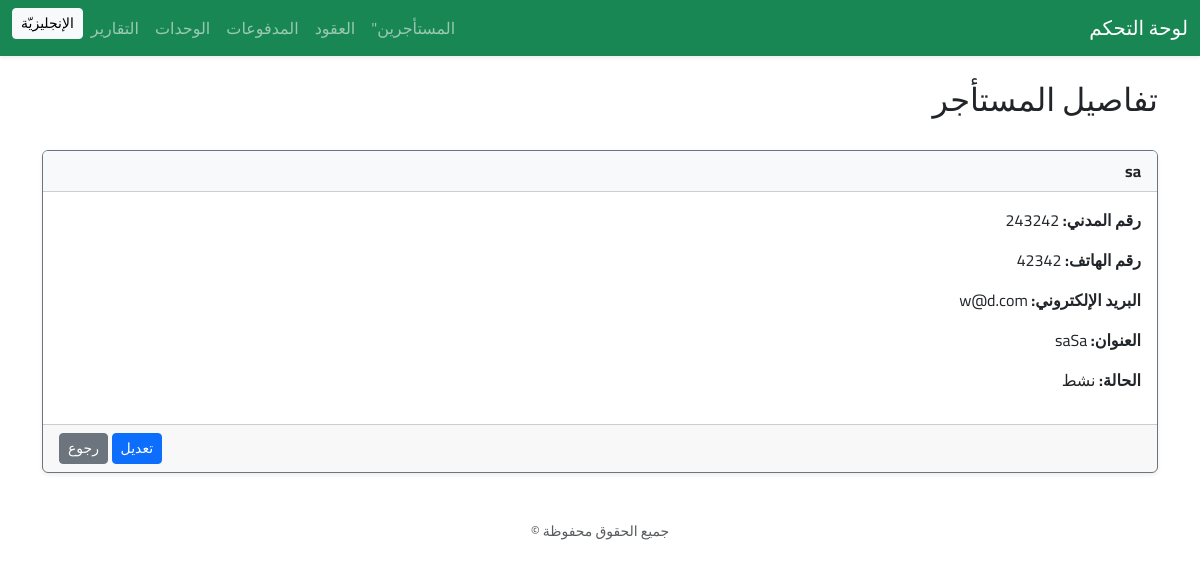
Page /tenants/1/ on the committed database.
### tenants/models.py (models this page shows, shortened)
class Tenant(models.Model):
  full_name = models.CharField(
    max_length=255,
    verbose_name=_("الاسم الكامل")
  )
  national_id = models.CharField(
    max_length=20,
    verbose_name=_("الرقم المدني / الهوية")
  )
  phone = models.CharField(
    max_length=20,
    verbose_name=_("رقم الهاتف")
  )
  email = models.EmailField(
    blank=True,
    null=True,
    max_length=255,
    verbose_name=_("البريد الالكتروني")
  )
  address = models.TextField(
    blank=True,
    null=True,
    verbose_name=_("العنوان")
  )
  photo_id = models.ImageField(
    upload_to='tenants_ids/',
    blank=True,
    null=True,
    verbose_name=_("صورة الهوية")
  )
  status = models.CharField(
    max_length=2,
    choices=TenantStatus.choices,
    default=TenantStatus.ACTIVE,
    verbose_name=_("الحالة")
  )
  class Meta:
    verbose_name = _("مستأجر")
    verbose_name_plural = _("المستأجرون")

### tenants/views.py (the view)
# urls.py: path('<int:pk>/', views.tenant_detail, name='detail'),
def tenant_detail(request, pk):
  tenant = get_object_or_404(Tenant, pk=pk)
  return render(request, 'tenants/tenant_detail.html', {'tenant': tenant})

### templates/tenants/tenant_detail.html (shortened to what this page needs)
{% extends "base.html" %}
{% load i18n %}
{% block content %}
<div class="d-flex justify-content-between align-items-center mb-4">
  <h2>
    {% trans "تفاصيل المستأجر" %}
  </h2>
</div>
<div class="card shadow-sm border-secondary">
  <div class="card-header bg-light fw-bold">
    {{ tenant.full_name }}
  </div>
  <div class="card-body">
    <p><strong>{% trans "رقم المدني" %}:</strong> {{ tenant.national_id }}</p>
    <p><strong>{% trans "رقم الهاتف" %}:</strong> {{ tenant.phone }}</p>
    <p><strong>{% trans "البريد الإلكتروني" %}:</strong> {{ tenant.email }}</p>
    <p><strong>{% trans "العنوان" %}:</strong> {{ tenant.address|default:"-" }}</p>
    <p><strong>{% trans "الحالة" %}:</strong> {{ tenant.get_status_display }}</p>
  </div>
  <div class="card-footer text-end">
    <a href="{% url 'tenants:edit' tenant.pk %}" class="btn btn-primary btn-sm">{% trans "تعديل" %}</a>
    <a href="{% url 'tenants:list' %}" class="btn btn-secondary btn-sm">{% trans "رجوع" %}</a>
  </div>
</div>
{% endblock %}

### rows in the picture
Tenant: full_name "sa", national_id "243242", phone "42342", email "w@d.com", address "saSa", status "نشط"
